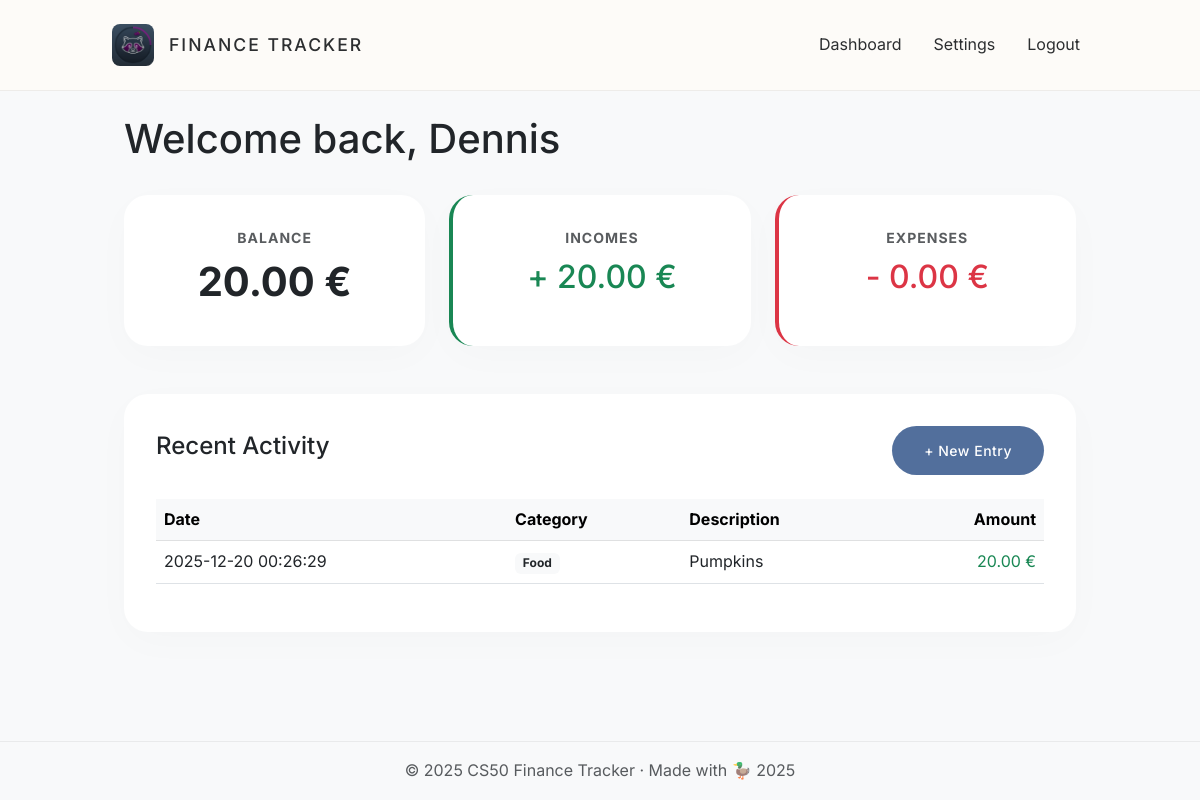
/ (signed in), run on the app's committed database.
### tables this page shows
CREATE TABLE transactions (
    id INTEGER PRIMARY KEY AUTOINCREMENT,
    user_id INTEGER NOT NULL,
    amount REAL NOT NULL,
    category TEXT NOT NULL,
    description TEXT,
    date DATETIME DEFAULT CURRENT_TIMESTAMP,
    FOREIGN KEY (user_id) REFERENCES users (id)
);

### app.py (the view)
@app.route("/")
def index():
    if "user_id" not in session:
        return redirect("/login")
    db = get_db()
    cur = db.cursor()
    cur.execute("SELECT * FROM transactions WHERE user_id = ? ORDER BY date DESC", (session["user_id"],))
    transactions = cur.fetchall()
    total_incomes = 0
    total_expenses = 0
    for row in transactions:
        if row["amount"] > 0:
            total_incomes += row["amount"]
        else:
            total_expenses += abs(row["amount"])
    balance = total_incomes - total_expenses
    db.close()
    return render_template("index.html", transactions=transactions,balance=balance, total_incomes=total_incomes, total_expenses=total_expenses)

### app.py (called while the page is built)
def get_db():
    db = sqlite3.connect("finance.db")
    db.row_factory = sqlite3.Row
    return db

### templates/index.html (shortened to what this page needs)
{% extends "layout.html" %}
{% block main %}
<div class="container">
    <div class="row mb-4">
        <div class="col-12">
            <h1 class="brand-text text-dark">Welcome back, {{ session.user_name if session.user_name else 'Dennis' }}
            </h1>
        </div>
    </div>
    <div class="row g-4 mb-5">
        <div class="col-md-4">
            <div class="card h-100 text-center">
                <small class="text-muted text-uppercase fw-bold" style="letter-spacing: 1px;">Balance</small>
                <h2 class="display-6 fw-bold mt-2">{{ "%.2f"|format(balance) }} €</h2>
            </div>
        </div>
        <div class="col-md-4">
            <div class="card h-100 text-center border-start border-success border-4">
                <small class="text-muted text-uppercase fw-bold" style="letter-spacing: 1px;">Incomes</small>
                <h2 class="text-success mt-2">+ {{ "%.2f"|format(total_incomes) }} €</h2>
            </div>
        </div>
        <div class="col-md-4">
            <div class="card h-100 text-center border-start border-danger border-4">
                <small class="text-muted text-uppercase fw-bold" style="letter-spacing: 1px;">Expenses</small>
                <h2 class="text-danger mt-2">- {{ "%.2f"|format(total_expenses) }} €</h2>
            </div>
        </div>
    </div>
    <div class="card">
        <div class="d-flex justify-content-between align-items-center mb-4">
            <h4 class="brand-text">Recent Activity</h4>
            <a href="/add" class="btn btn-primary btn-sm">+ New Entry</a>
        </div>
        <table class="table table-hover">
            <thead class="table-light">
                <tr>
                    <th>Date</th>
                    <th>Category</th>
                    <th>Description</th>
                    <th class="text-end">Amount</th>
                </tr>
            </thead>
            <tbody>
                {% for row in transactions %}
                <tr>
                    <td>{{ row.date }}</td>
                    <td><span class="badge bg-light text-dark">{{ row.category }}</span></td>
                    <td>{{ row.description }}</td>
                    <td class="text-end {{ 'text-danger' if row.amount < 0 else 'text-success' }}">
                        {{ "%.2f"|format(row.amount) }} €
                    </td>
                </tr>
                {% else %}
                <tr>
                    <td colspan="4" class="text-center text-muted">No transactions found. Start by adding one!</td>
                </tr>
                {% endfor %}
            </tbody>
        </table>
    </div>
</div>
{% endblock %}

### static/css/style.css (style rules this page uses)
:root { --bg-color: #fdfbf8; --text-main: #2c2e30; --accent-color: #6b705c; --card-bg: #ffffff; --border-soft: rgba(0, 0, 0, 0.06); }
html, body { height: 100%; }
body { background-color: var(--bg-color); color: var(--text-main); font-family: 'Inter', -apple-system, sans-serif; line-height: 1.6; display: flex; flex-direction: column; }
.container { max-width: 1000px; }
.card { border: none; background-color: var(--card-bg); border-radius: 24px; box-shadow: 0 10px 40px rgba(0, 0, 0, 0.02); padding: 2rem; transition: transform 0.3s ease, box-shadow 0.3s ease; }
.btn-primary { background-color: #526F9C; border: none; border-radius: 50px; padding: 14px 32px; font-weight: 500; letter-spacing: 0.5px; transition: all 0.3s ease; color: #ffffff; }

### data on the page
transactions: date "2025-12-20 00:26:29", category "Food", description "Pumpkins", amount "20.00"

### other printed values
{{ session.user_name if session.user_name else 'Dennis' }} "Dennis"
{{ "%.2f"|format(balance) }} "20.00"
{{ "%.2f"|format(total_incomes) }} "20.00"
{{ "%.2f"|format(total_expenses) }} "0.00"
